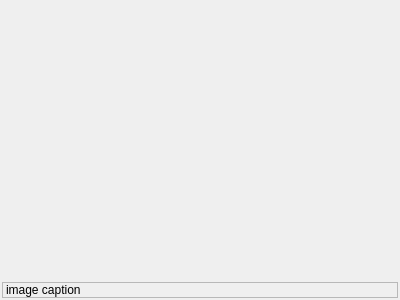
<ui version="4.0" >
 <author></author>
 <comment></comment>
 <exportmacro></exportmacro>
 <class>ImageViewer</class>
 <widget class="QWidget" name="ImageViewer" >
  <property name="geometry" >
   <rect>
    <x>0</x>
    <y>0</y>
    <width>400</width>
    <height>300</height>
   </rect>
  </property>
  <property name="windowTitle" >
   <string>ImageViewer</string>
  </property>
  <layout class="QVBoxLayout" >
   <property name="margin" >
    <number>2</number>
   </property>
   <property name="spacing" >
    <number>2</number>
   </property>
   <item>
    <widget class="QLabel" name="View" >
     <property name="sizePolicy" >
      <sizepolicy>
       <hsizetype>7</hsizetype>
       <vsizetype>7</vsizetype>
       <horstretch>0</horstretch>
       <verstretch>0</verstretch>
      </sizepolicy>
     </property>
     <property name="text" >
      <string/>
     </property>
    </widget>
   </item>
   <item>
    <widget class="QLabel" name="Caption" >
     <property name="sizePolicy" >
      <sizepolicy>
       <hsizetype>5</hsizetype>
       <vsizetype>1</vsizetype>
       <horstretch>0</horstretch>
       <verstretch>0</verstretch>
      </sizepolicy>
     </property>
     <property name="frameShape" >
      <enum>QFrame::StyledPanel</enum>
     </property>
     <property name="text" >
      <string>image caption</string>
     </property>
    </widget>
   </item>
  </layout>
 </widget>
 <pixmapfunction></pixmapfunction>
 <resources/>
 <connections/>
</ui>
